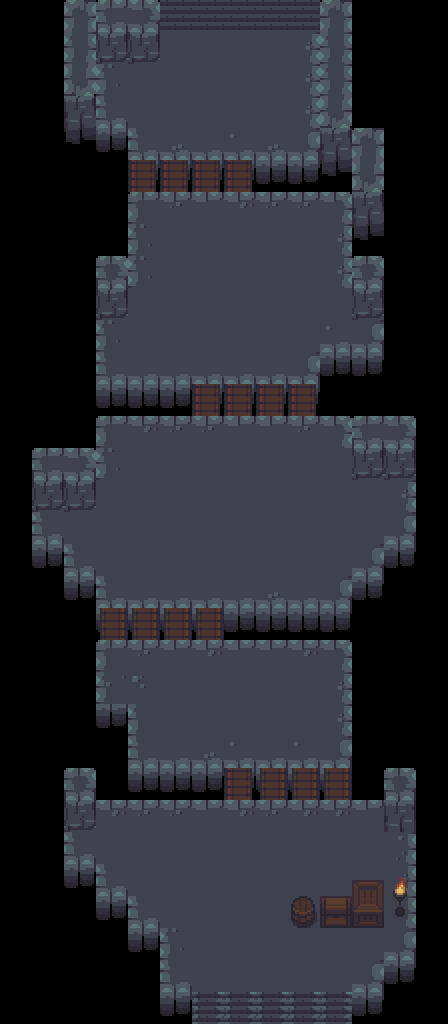

A 2D game scene composited from a Tiled map and its tileset images. What follows is a short description and the map's XML, with every tile layer's data as written:
An orthogonal 14x32 tile map with 32x32 px tiles, 2 tile layers (Tile Layer 1, Tile Layer 2), 4 tilesets and 10 objects.

<map version="1.10" tiledversion="1.10.1" orientation="orthogonal" renderorder="right-down" width="14" height="32" tilewidth="32" tileheight="32" infinite="0" nextlayerid="9" nextobjectid="16">
 <tileset firstgid="1" source="../tileset/prefab1.tsx" />
 <tileset firstgid="33" source="../tileset/dungeon_tiles.tsx" />
 <tileset firstgid="585" source="../tileset/sewer_tiles.tsx" />
 <tileset firstgid="937" source="../tileset/cave_tiles.tsx" />
 <layer id="1" name="Tile Layer 1" width="14" height="32">
  <data encoding="csv">
1265,1265,1610613161,424,425,43,43,43,43,43,1610613161,1265,1265,1265,
1265,1265,63,263,263,58,58,58,58,106,63,1265,1265,1265,
1265,1265,2684354985,102,58,58,58,58,58,106,63,1265,1265,1265,
1265,1265,447,125,58,58,58,58,58,106,2684354985,1265,1265,1265,
1265,1265,470,62,125,128,126,127,128,129,447,1610613161,1265,1265,
1265,1265,1265,1265,176,176,176,176,152,148,470,2684354985,1265,1265,
1265,1265,1265,1265,33,35,34,36,35,35,37,447,1265,1265,
1265,1265,1265,1265,102,58,58,58,58,58,106,470,1265,1265,
1265,1265,1265,426,102,58,58,58,58,58,106,426,1265,1265,
1265,1265,1265,309,58,58,58,58,58,58,58,309,1265,1265,
1265,1265,1265,102,58,58,58,58,58,58,127,129,1265,1265,
1265,1265,1265,125,126,126,126,126,126,129,151,151,1265,1265,
1265,1265,1265,152,152,152,176,176,176,176,1265,1265,1265,1265,
1265,1265,1265,33,36,35,35,34,34,35,37,424,425,1265,
1265,424,425,102,58,58,58,58,58,58,58,309,309,1265,
1265,263,263,58,58,58,58,58,58,58,58,58,106,1265,
1265,125,58,58,58,58,58,58,58,58,58,58,129,1265,
1265,107,125,105,105,105,105,105,105,105,105,129,107,1265,
1265,1265,107,125,126,126,126,126,128,126,129,107,1265,1265,
1265,1265,1265,176,176,176,176,107,107,108,109,1265,1265,1265,
1265,1265,1265,33,35,34,36,34,34,36,37,1265,1265,1265,
1265,1265,1265,79,59,105,105,105,105,105,106,1265,1265,1265,
1265,1265,1265,107,56,105,105,105,105,105,106,1265,1265,1265,
1265,1265,1265,1265,125,126,128,127,126,127,129,1265,1265,1265,
1265,1265,426,1265,107,107,107,176,176,176,176,1265,426,1265,
1265,1265,309,36,35,35,34,36,35,36,36,34,449,1265,
1265,1265,125,58,58,58,58,58,58,58,58,58,83,1265,
1265,1265,107,125,58,58,58,58,58,58,58,58,106,1265,
1265,1265,1265,107,125,58,58,58,58,81,81,81,60,1265,
1265,1265,1265,1265,107,102,58,58,58,58,58,58,129,1265,
1265,1265,1265,1265,1265,125,58,58,58,58,58,129,107,1265,
1265,1265,1265,1265,1265,107,67,67,67,67,67,107,1265,1265
</data>
 </layer>
 <layer id="6" name="Tile Layer 2" width="14" height="32">
  <data encoding="csv">
0,0,0,0,0,0,0,0,0,0,0,341,0,0,
0,0,0,0,0,0,0,0,0,0,0,341,0,0,
0,0,0,0,0,0,0,0,0,0,0,341,0,0,
0,0,0,0,0,0,0,0,0,0,0,341,0,0,
0,0,0,0,0,0,0,0,0,0,0,0,0,0,
0,0,0,341,2684354694,2684354694,2684354694,2684354694,0,0,0,0,0,0,
0,0,0,341,0,0,0,0,0,0,0,0,0,0,
0,0,341,341,0,0,0,0,0,0,0,0,341,0,
0,0,341,0,0,0,0,0,0,0,0,0,341,0,
0,0,341,0,0,0,0,0,0,0,0,0,341,0,
0,0,341,0,0,0,0,0,0,0,0,0,341,0,
0,0,341,0,0,0,0,0,0,0,0,0,341,0,
0,0,341,0,0,0,2684354694,2684354694,2684354694,2684354694,341,341,341,0,
0,0,341,0,0,0,0,0,0,0,0,0,0,0,
0,0,0,0,0,0,0,0,0,0,0,0,0,0,
0,0,0,0,0,0,0,0,0,0,0,0,0,0,
0,0,0,0,0,0,0,0,0,0,0,0,0,0,
0,0,0,0,0,0,0,0,0,0,0,0,0,0,
0,0,0,0,0,0,0,0,0,0,0,0,0,0,
0,0,386,1610612870,1610612870,1610612870,1610612870,0,0,0,0,386,0,0,
0,0,386,0,0,0,0,0,0,0,0,386,0,0,
0,0,386,0,0,0,0,0,0,0,0,386,0,0,
0,0,386,0,0,0,0,0,0,0,0,386,0,0,
0,0,386,386,0,0,0,0,0,0,0,386,0,0,
0,0,0,386,0,0,0,2684354694,1610612870,1610612870,1610612870,386,0,0,
0,0,0,0,0,0,0,0,0,0,0,0,0,0,
0,0,0,0,0,0,0,0,0,0,0,0,0,0,
0,0,0,0,0,0,0,0,0,0,0,132,157,0,
0,0,386,0,0,0,0,0,0,110,154,155,180,0,
0,0,750,386,0,0,0,0,0,0,0,0,0,0,
0,0,0,386,341,0,0,0,0,0,0,0,0,0,
0,0,0,0,750,0,0,0,0,0,0,0,750,0
</data>
 </layer>
 <objectgroup id="2" name="HINT">
  <object id="1" x="160" y="0">
   <properties>
    <property name="for" value="TOP" />
    <property name="size" type="int" value="5" />
   </properties>
   <point />
  </object>
  <object id="2" x="192" y="1024">
   <properties>
    <property name="for" value="BOTTOM" />
    <property name="size" type="int" value="5" />
   </properties>
   <point />
  </object>
 </objectgroup>
 <objectgroup color="#00ff00" id="3" name="PAPERS">
  <object id="3" x="256" y="320">
   <point />
  </object>
  <object id="4" x="192" y="128">
   <point />
  </object>
  <object id="5" x="192" y="544">
   <point />
  </object>
  <object id="6" x="288" y="736">
   <point />
  </object>
  <object id="7" x="224" y="928">
   <point />
  </object>
 </objectgroup>
 <objectgroup color="#000000" id="4" name="ENEMIES">
  <object id="8" x="224" y="544">
   <point />
  </object>
  <object id="11" x="224" y="288">
   <point />
  </object>
  <object id="15" x="224" y="896">
   <point />
  </object>
 </objectgroup>
</map>
